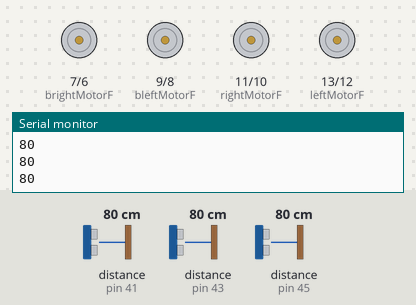
This sketch was run on a simulated Arduino Mega 2560, built with avr-gcc and run on an emulated ATmega2560. On the bench: motor-driver pin pairs drawn as motors (green arrow = first pin HIGH = forward, orange = second pin HIGH = backward, longer = more drive), the last lines printed to the serial monitor. Wiring (inferred from the names in the program): 3 × ultrasonic range finder: trigger pin 40, echo pin 41 / trigger pin 42, echo pin 43 / trigger pin 44, echo pin 45. The inputs (shaded band) are chosen by the test bench; at power-on: distance to the obstacle (sensors on pin 41, pin 45, pin 43) 80 cm. The echo pulse lasts 58.3 µs per cm.

Above: at 1.2 s.
1.3 s: distance to the obstacle (sensor on pin 41) set to 13 cm
2.8 s: distance to the obstacle (sensor on pin 41) set to 10 cm
At 3.4 s:
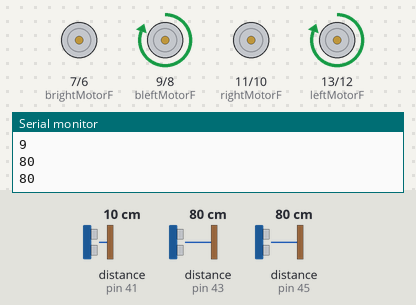
4.4 s: distance to the obstacle (sensor on pin 45) set to 13 cm
5.9 s: distance to the obstacle (sensor on pin 45) set to 10 cm
At 7.2 s:
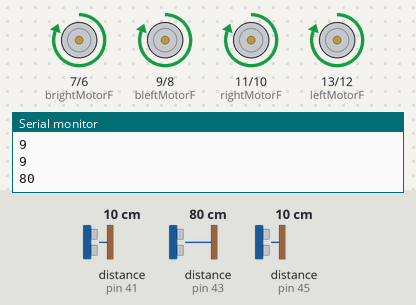
7.5 s: distance to the obstacle (sensor on pin 43) set to 13 cm
9.0 s: distance to the obstacle (sensor on pin 43) set to 10 cm
At 9.8 s:
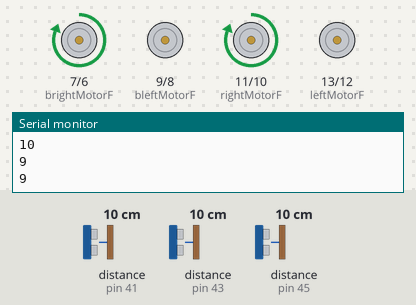
Timing chart, 0 to 11.6 s (numbered marks = the images above; inputs shaded):
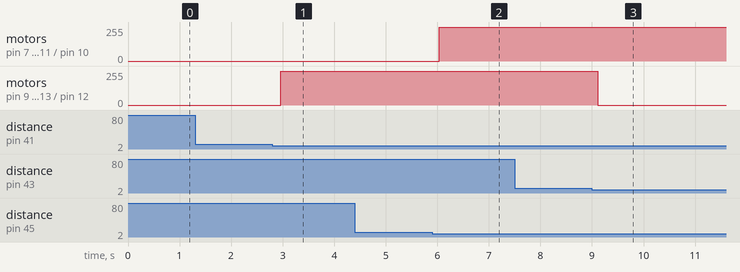

Measured:
- the behaviour switches between 12 and 11 cm on distance to the obstacle (sensor on pin 41) (found by bisection; images 0 and 1)
- the behaviour switches between 12 and 11 cm on distance to the obstacle (sensor on pin 45) (found by bisection; images 1 and 2)
- the behaviour switches between 12 and 11 cm on distance to the obstacle (sensor on pin 43) (found by bisection; images 2 and 3)
- after the input at 2.8 s, motor on pin 9 (bleftMotorF) / pin 8 (bleftMotorB), motor on pin 13 (leftMotorF) / pin 12 (leftMotorB): stopped → forward 255/255 after 0.16 s
- after the input at 5.9 s, motor on pin 7 (brightMotorF) / pin 6 (brightMotorB), motor on pin 11 (rightMotorF) / pin 10 (rightMotorB): stopped → forward 255/255 after 0.14 s
- after the input at 9.0 s, motor on pin 9 (bleftMotorF) / pin 8 (bleftMotorB), motor on pin 13 (leftMotorF) / pin 12 (leftMotorB): forward 255/255 → stopped after 0.11 s

The sketch:

Motor.ino
```cpp
int leftMotorF = 13;
int leftMotorB = 12;
int rightMotorF = 11;
int rightMotorB = 10;

int bleftMotorF = 9;
int bleftMotorB = 8;
int brightMotorF = 7;
int brightMotorB = 6;

void setup() {
  Serial.begin(9600);
  pinMode(leftMotorF, OUTPUT);
  pinMode(leftMotorB, OUTPUT);
  pinMode(rightMotorF, OUTPUT);
  pinMode(rightMotorB, OUTPUT);
  pinMode(bleftMotorF, OUTPUT);
  pinMode(bleftMotorB, OUTPUT);
  pinMode(brightMotorF, OUTPUT);
  pinMode(brightMotorB, OUTPUT);
}


const int LeftSonarIn = 41;
const int LeftSonarOut = 40;
const int RightSonarIn = 45;
const int RightSonarOut= 44;
const int ForwardSonarIn = 43;
const int ForwardSonarOut = 42;

void loop() {

  long durationL,durationR,durationF, inchesL,inchesR,inchesF, cm;


  pinMode(LeftSonarOut, OUTPUT);
  digitalWrite(LeftSonarOut, LOW);
  delayMicroseconds(5);
  digitalWrite(LeftSonarOut, HIGH);
  delayMicroseconds(30);
  digitalWrite(LeftSonarOut, LOW);


  pinMode(LeftSonarIn, INPUT);
  durationL = pulseIn(LeftSonarIn, HIGH);

   pinMode(RightSonarOut, OUTPUT);
  digitalWrite(RightSonarOut, LOW);
  delayMicroseconds(2);
  digitalWrite(RightSonarOut, HIGH);
  delayMicroseconds(30);
  digitalWrite(RightSonarOut, LOW);
  pinMode(RightSonarIn, INPUT);
  durationR = pulseIn(RightSonarIn, HIGH);


  pinMode(ForwardSonarOut, OUTPUT);


  digitalWrite(ForwardSonarOut, LOW);
  delayMicroseconds(2);
  digitalWrite(ForwardSonarOut, HIGH);
  delayMicroseconds(30);
  digitalWrite(ForwardSonarOut, LOW);


  pinMode(ForwardSonarIn, INPUT);
  durationF = pulseIn(ForwardSonarIn, HIGH);

  // convert the time into a distance
  inchesL = microsecondsToCentimeters(durationL);
  inchesR = microsecondsToCentimeters(durationR);
  inchesF = microsecondsToCentimeters(durationF);
//  cm = microsecondsToCentimeters(duration);

  Serial.println(inchesL);
   Serial.println(inchesR);
    Serial.println(inchesF);
    /*
  Serial.print("in, ");
  Serial.print(cm);
  Serial.print("cm");
  Serial.println();
  */
  delay(100);

if(inchesR>10 && inchesF>10 &&inchesL>10)
{
  stopCar();
  Serial.println("STOP");
  }
 else if(inchesR<=10 && inchesF<=10 &&inchesL<=10)
  {
    go360();
    Serial.println("360");
  }
   else if(inchesR<=10 && inchesF<=10)
  {
    goLeft();
    Serial.println("LEFT");
    //delay(1000);
  }
  else if(inchesR<=10&&inchesF>10)
  {
    goForward();
    Serial.println("FORWARD");
    //delay(1000);
  }
  else if(inchesR>10)
  {
    goRight();
    Serial.println("RIGHT");
    //delay(1000);
  }


}

long microsecondsToInches(long microseconds) {
  // According to Parallax's datasheet for the PING))), there are
  // 73.746 microseconds per inch (i.e. sound travels at 1130 feet per
  // second).  This gives the distance travelled by the ping, outbound
  // and return, so we divide by 2 to get the distance of the obstacle.
  // See: http://www.parallax.com/dl/docs/prod/acc/28015-PING-v1.3.pdf
  return microseconds / 74 / 2;
}

long microsecondsToCentimeters(long microseconds) {
  // The speed of sound is 340 m/s or 29 microseconds per centimeter.
  // The ping travels out and back, so to find the distance of the
  // object we take half of the distance travelled.
  return microseconds / 29 / 2;
}


void goForward()
{
  digitalWrite(leftMotorF, HIGH);
  digitalWrite(leftMotorB, LOW);
  digitalWrite(bleftMotorF, HIGH);
  digitalWrite(bleftMotorB, LOW);
  digitalWrite(rightMotorF, HIGH);
  digitalWrite(rightMotorB, LOW);
  digitalWrite(brightMotorF, HIGH);
  digitalWrite(brightMotorB, LOW);
}
void goBackward()
{
  digitalWrite(leftMotorF, LOW);
  digitalWrite(leftMotorB, HIGH);
  digitalWrite(bleftMotorF, LOW);
  digitalWrite(bleftMotorB, HIGH);
  digitalWrite(rightMotorF, LOW);
  digitalWrite(rightMotorB, HIGH);
  digitalWrite(brightMotorF, LOW);
  digitalWrite(brightMotorB, HIGH);
}
void stopCar()
{
  digitalWrite(leftMotorF, LOW);
  digitalWrite(leftMotorB, LOW);
  digitalWrite(rightMotorF, LOW);
  digitalWrite(rightMotorB, LOW);
  digitalWrite(bleftMotorF, LOW);
  digitalWrite(bleftMotorB, LOW);
  digitalWrite(brightMotorF, LOW);
  digitalWrite(brightMotorB, LOW);
}
void goRight()
{
  digitalWrite(leftMotorF, HIGH);
  digitalWrite(leftMotorB, LOW);
  digitalWrite(bleftMotorF, HIGH);
  digitalWrite(bleftMotorB, LOW);
  digitalWrite(rightMotorF, LOW);
  digitalWrite(rightMotorB, LOW);
  digitalWrite(brightMotorF, LOW);
  digitalWrite(brightMotorB, LOW);
}
void goLeft()
{
  digitalWrite(leftMotorF, LOW);
  digitalWrite(leftMotorB, LOW);
  digitalWrite(bleftMotorF, LOW);
  digitalWrite(bleftMotorB, LOW);
  digitalWrite(rightMotorF, HIGH);
  digitalWrite(rightMotorB, LOW);
  digitalWrite(brightMotorF, HIGH);
  digitalWrite(brightMotorB, LOW);
}

void go360()
{
  goLeft();
  delay(500);
 }
```
